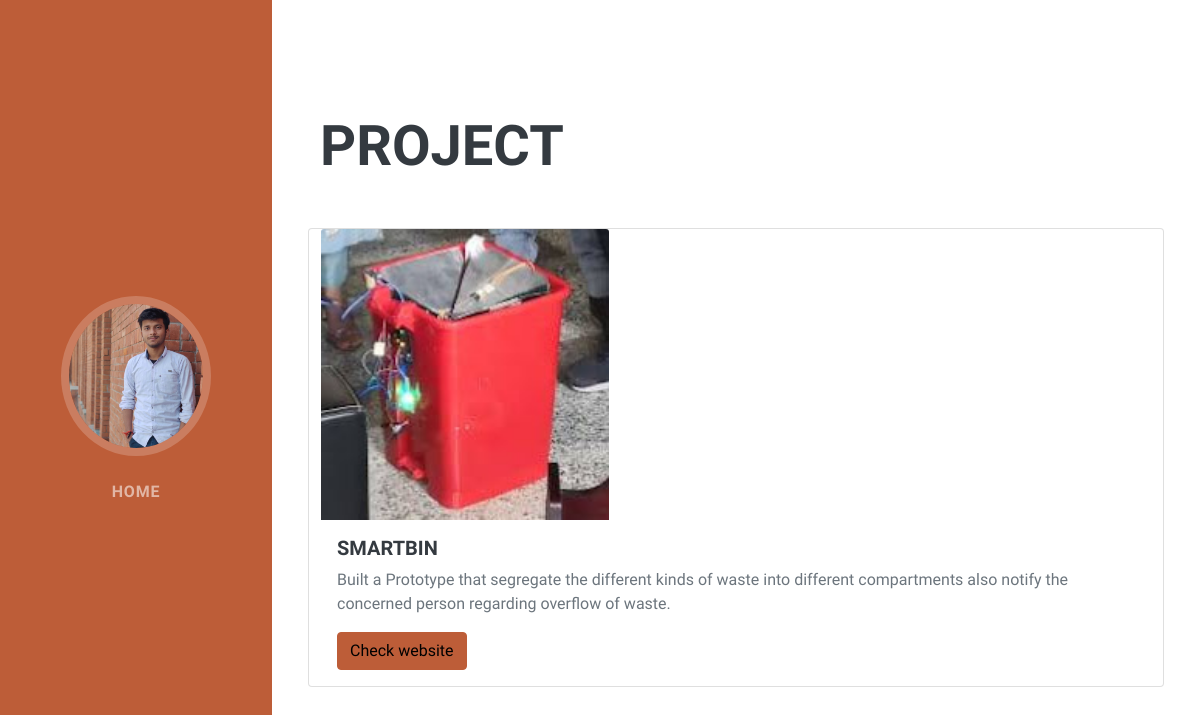
The app's page /project/1 with its own data.
### project/models.py (models this page shows, shortened)
class Project(models.Model):
    title = models.CharField(max_length=50)
    description = models.CharField(max_length=250)
    image = models.ImageField(upload_to='resume/images/')
    url = models.URLField(blank=True)

### project/views.py (the view)
# urls.py: path('project/<int:project_id>', views.detail, name = 'detail'),
def detail(request, project_id):
    project = get_object_or_404(Project, id=project_id)
    context = {
        'project':project
    }
    return render(request, 'project/detail.html', context)

### project/templates/project/detail.html (shortened to what this page needs)
<!DOCTYPE html>
{% load static  %}
<html lang="en">
    <head>
        <link href="{% static 'css/styles.css' %}" rel="stylesheet" />
    </head>
    <body id="page-top">
        <nav class="navbar navbar-expand-lg navbar-dark bg-primary fixed-top" id="sideNav">
            <a class="navbar-brand js-scroll-trigger" href="#page-top">
                <span class="d-none d-lg-block"><img class="img-fluid img-profile rounded-circle mx-auto mb-2" src="{% static 'assets/img/pic_edit.jpeg' %}" alt="..." /></span>
            </a>
            <div class="collapse navbar-collapse" id="navbarResponsive">
                <ul class="navbar-nav">
                  <li class="nav-item">
                    <a class="nav-link js-scroll-trigger" href="{% url 'index' %}">Home</a>
                  </li>
                </ul>
            </div>
        </nav>
            <section class="resume-section p-3 p-lg-5 d-flex align-items-center" id="projects">
              <div class="w-100">
                <h2 class="mb-5">Project</h2>
                  <div class="row">
                <div class="card">
              <img class="card-img-top" style="width: 18rem" src="{{ project.image.url }}" alt="Card image cap">
                <div class="card-body">
                  <h5 class="card-title">{{ project.title }}</h5>
                  <p class="card-text">{{ project.description }}</p>
                  {% if project.url %}
                  <a href="{{ project.url }}" class="btn btn-primary">Check website</a>
                  {% endif %}
                </div>
              </div>
        </div>
              </div>
    </body>
</html>

### records on screen
Project: image (picture), title "SMARTBIN", description "Built a Prototype that segregate the different kinds of waste into different compartments also notify the concerned person regarding overflow of waste."
